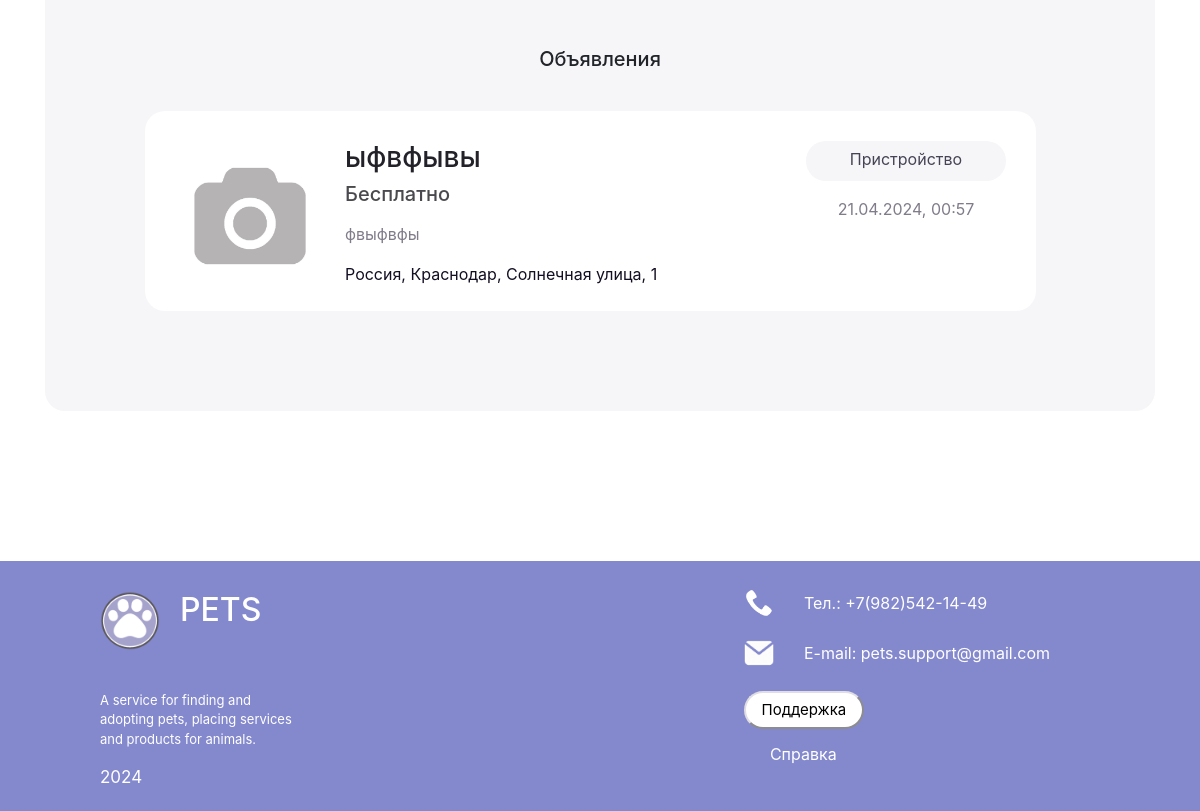
The page /user/2 (lower part) on the database as committed earlier.
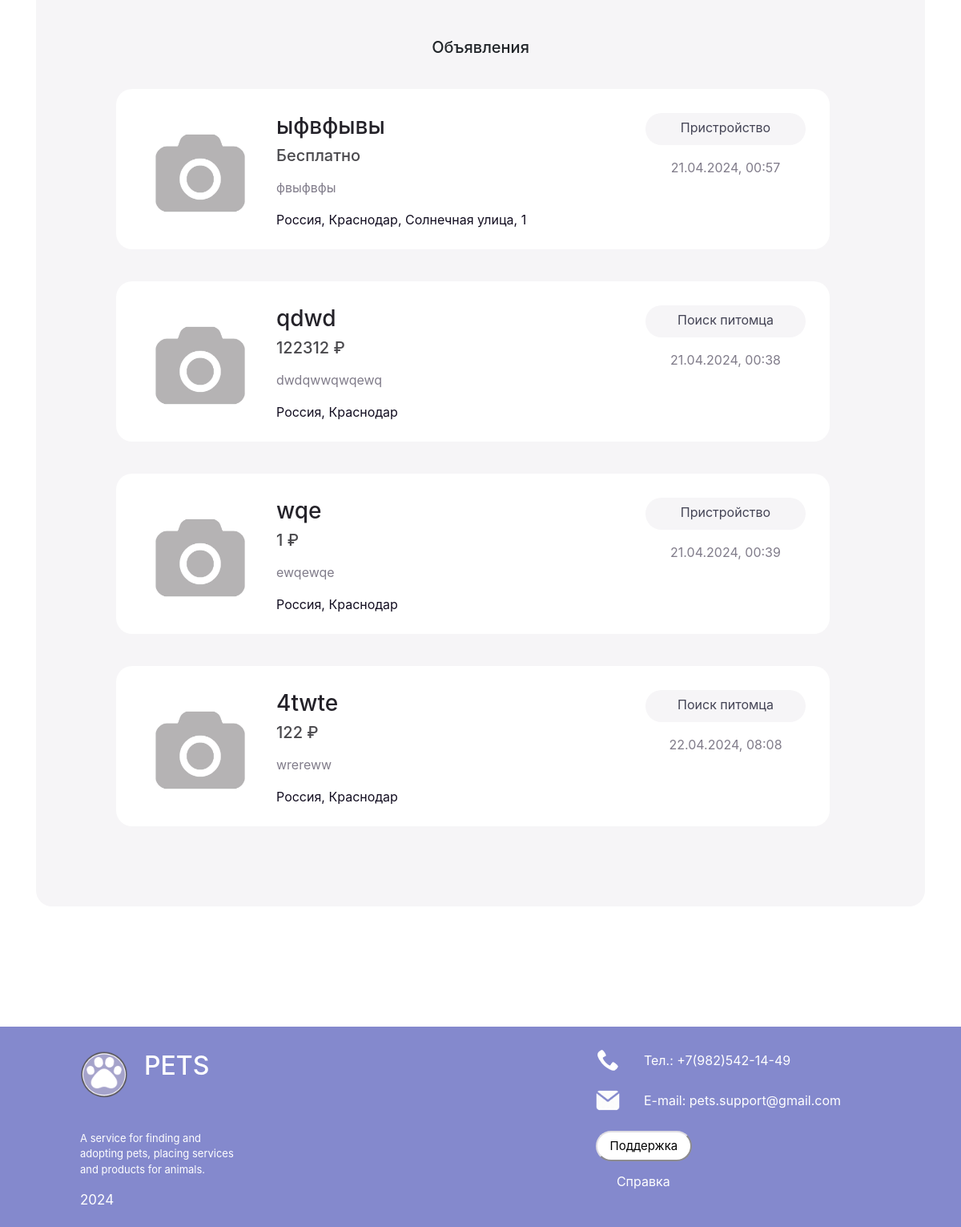
The same page on the database as committed later.
### data/post.py (models this page shows)
class Post(SqlAlchemyBase):
    __tablename__ = 'posts'
    id = sqlalchemy.Column(sqlalchemy.Integer,
                           primary_key=True, autoincrement=True)
    price = sqlalchemy.Column(sqlalchemy.Integer, default=0)
    currency = sqlalchemy.Column(sqlalchemy.String, default='₽')
    title = sqlalchemy.Column(sqlalchemy.String, nullable=False)
    content = sqlalchemy.Column(sqlalchemy.Text, nullable=False)
    created_date = sqlalchemy.Column(sqlalchemy.DateTime,
                                     default=datetime.datetime.now)
    address = sqlalchemy.Column(sqlalchemy.String, nullable=False)
    coords1 = sqlalchemy.Column(sqlalchemy.Float)
    coords2 = sqlalchemy.Column(sqlalchemy.Float)
    views_count = sqlalchemy.Column(sqlalchemy.Integer, default=0)
    destination = sqlalchemy.Column(sqlalchemy.String, nullable=False)
    delivery = sqlalchemy.Column(sqlalchemy.Boolean)
    photo = sqlalchemy.Column(sqlalchemy.String)
    phone = sqlalchemy.Column(sqlalchemy.String)
    breed = sqlalchemy.Column(sqlalchemy.String, nullable=False)
    color = sqlalchemy.Column(sqlalchemy.String)
    age = sqlalchemy.Column(sqlalchemy.Integer, nullable=False)
    documents = sqlalchemy.Column(sqlalchemy.Boolean)
    vaccin = sqlalchemy.Column(sqlalchemy.Boolean)
    steril = sqlalchemy.Column(sqlalchemy.Boolean)
    category = sqlalchemy.Column(sqlalchemy.String)
    user_id = sqlalchemy.Column(sqlalchemy.Integer,
                                sqlalchemy.ForeignKey("users.id"))
    user = orm.relationship("User")

### main.py (the view)
@app.route('/user/<uid>', methods=['GET', 'POST'])
def user(uid):
    db_sess = db_session.create_session()
    userr = db_sess.query(User).filter(User.id == uid).first()
    if userr == current_user:
        return redirect("/profile")
    posts = db_sess.query(Post).filter(Post.user_id == uid).all()
    posts = list(
        map(lambda x: [x.title, x.price, x.currency, x.address[:50] + '...' if len(x.address) > 50 else x.address,
                       x.photo, x.id, x.created_date.strftime('%d.%m.%Y, %H:%M'), x.destination,
                       x.content[:50] + '...' if len(x.content) > 50 else x.content], posts))
    return render_template('user.html', title=userr.name, userr=userr, posts=posts)

### data/db_session.py (called while the page is built)
def create_session() -> Session:
    global __factory
    return __factory()

### templates/user.html (shortened to what this page needs)
{% extends "base.html" %}
{% block content %}
<div class="account">
        {% if current_user %}
        <div style="display: flex; margin-left: 2%; width: 21%; text-align: center">
        </div>
        {% endif %}
    <div style="margin-top: 35px">
        {% if not posts %}
        <h5>Нет объявлений</h5>
        {% else %}
        <h5>Объявления</h5>
        <div style="text-align: start">
            {% for i in posts %}
            {% if i != None %}
            <a href='/post/{{i[5]}}' class="post_mini">
                <div style="text-align: start; display: flex;">
                    <p style="margin-right: 20px;"><img src={{i[4]}} height="150px" style="border-radius: 20px; ">
                    </p>
                    <div style="width:75%">
                        <h3 style="color: #242229">{{i[0]}}</h3>
                        {% if i[1] >= 1 %}
                        <h5 style='color: #4a494d'>{{i[1]}} {{i[2]}}</h5>
                        {% else %}
                        <h5 style='color: #4a494d'>Бесплатно</h5>
                        {% endif %}
                        <p style="color: #807c8a">{{i[8]}}</p>
                        <p>{{i[3]}}</p>
                    </div>
                    <div style="text-align: center">
                        <p class="dest">{{i[7]}}</p>
                        <p style="color: #807c8a"> {{i[6]}}</p>
                    </div>
                </div>
            </a>
            {% endif %}
            {% endfor %}
        </div>
        {% endif %}
    </div>
</div>
{% endblock %}

### templates/base.html (shortened to what this page needs)
<!doctype html>
<html lang="en">
<head>
    <link rel="stylesheet"
          href="https://stackpath.bootstrapcdn.com/bootstrap/4.4.1/css/bootstrap.min.css"
>
    <link rel="stylesheet"
          href="/static/css/style.css">
</head>
<body class="main">
<main role="main" class="container">
    {% block content %}
    {% endblock %}
</main>
<footer>
    <div class="footer">
        <div style="display: block;">
            <div style="display: flex;">
                <img class="logo" src="/static/img/logo.png" height="60px">
                <h2> PETS</h2>
            </div>
            <div class="text">
                <p>A service for finding and adopting pets, placing services and products for animals.</p>
                <p style="font-size: 17px;">2024</p>
            </div>
        </div>
        <div class="contacts">
            <div class="cont">
                <img src="/static/img/phone.png">
                <p>Тел.: +7(982)542-14-49</p>
            </div>
            <div class="cont">
                <img src="/static/img/email.png">
                <p>E-mail: pets.support@gmail.com</p>
            </div>
            <a>
                <button class="butt" style="margin-bottom: 13px;">Поддержка</button>
            </a><br>
            <a href="" class="help">Справка</a>
        </div>
    </div>
</footer>
</body>

### static/css/style.css (style rules this page uses)
.footer { margin-top: 150px; padding-left: 100px; padding-right: 150px; padding-top: 30px; align-items: start; height: 250px; display: flex; justify-content: space-between; background: #8489CD; color: #fff; }
.container { text-align: center; margin-top: 30px }
.dest { color: #444455; border-radius: 20px; border-color: #f6f5f7; height: 40px; width: 200px; text-align: center; padding: 6px; font-size: 16px; background: #f6f5f7; }
.contacts { display: block; }
.cont { display: flex; align-items: center; margin-bottom: 10px; }
.post_mini, .post_fav { color: #130e21; text-decoration: none; border-radius: 20px; background-color: #fff; display: block; padding: 30px; height: 200px; margin: 40px; font-size: 16px; text-align: start; justify-content: start; width: 90%; }
.text { width: 200px; display: block; font-size: 13px; margin-top: 40px; }
.account { border-radius: 20px; background-color: #f6f5f7; padding: 60px; display: block; margin-top: 30px; }
.help { color: #fff; margin-left: 26px; text-decoration: none }
.butt { font-size: 15px; border-radius: 30px; border-color: #e0dee3; justify-items: center; outline:none; padding: 6px; margin-right: 20px; width: 120px; background: #fff; }
.cont img { margin-top: -16px; height:30px; margin-right: 30px }
.logo { margin-right: 20px; }

Rows that differ between the two databases and show on the page:
added Post: photo (picture), title "qdwd", price "122312", currency "₽", content "dwdqwwqwqewq", address "Россия, Краснодар", destination "Поиск питомца", i "21.04.2024, 00:38"
added Post: photo (picture), title "wqe", price "1", currency "₽", content "ewqewqe", address "Россия, Краснодар", destination "Пристройство", i "21.04.2024, 00:39"
added Post: photo (picture), title "4twte", price "122", currency "₽", content "wrereww", address "Россия, Краснодар", destination "Поиск питомца", i "22.04.2024, 08:08"
